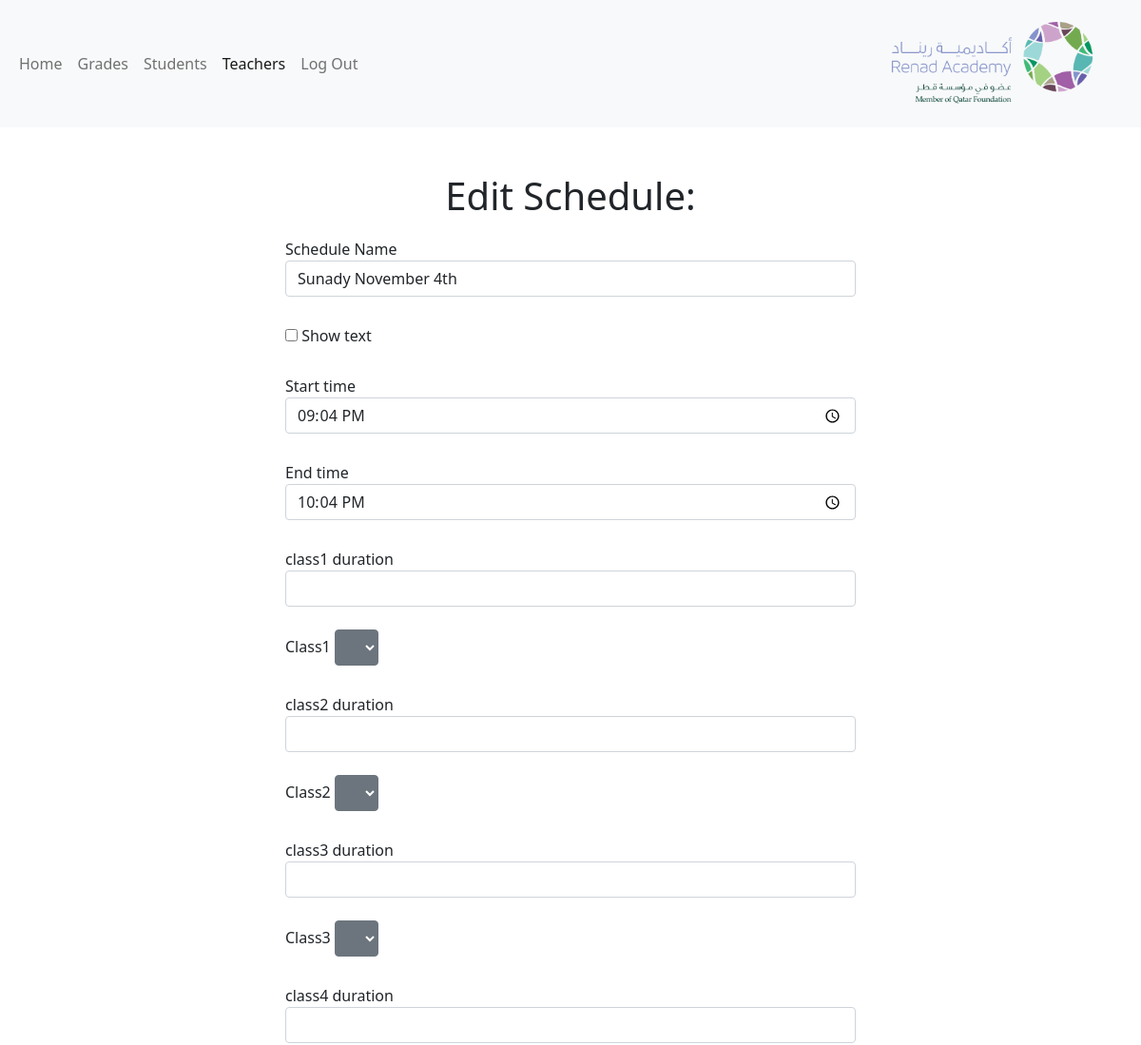
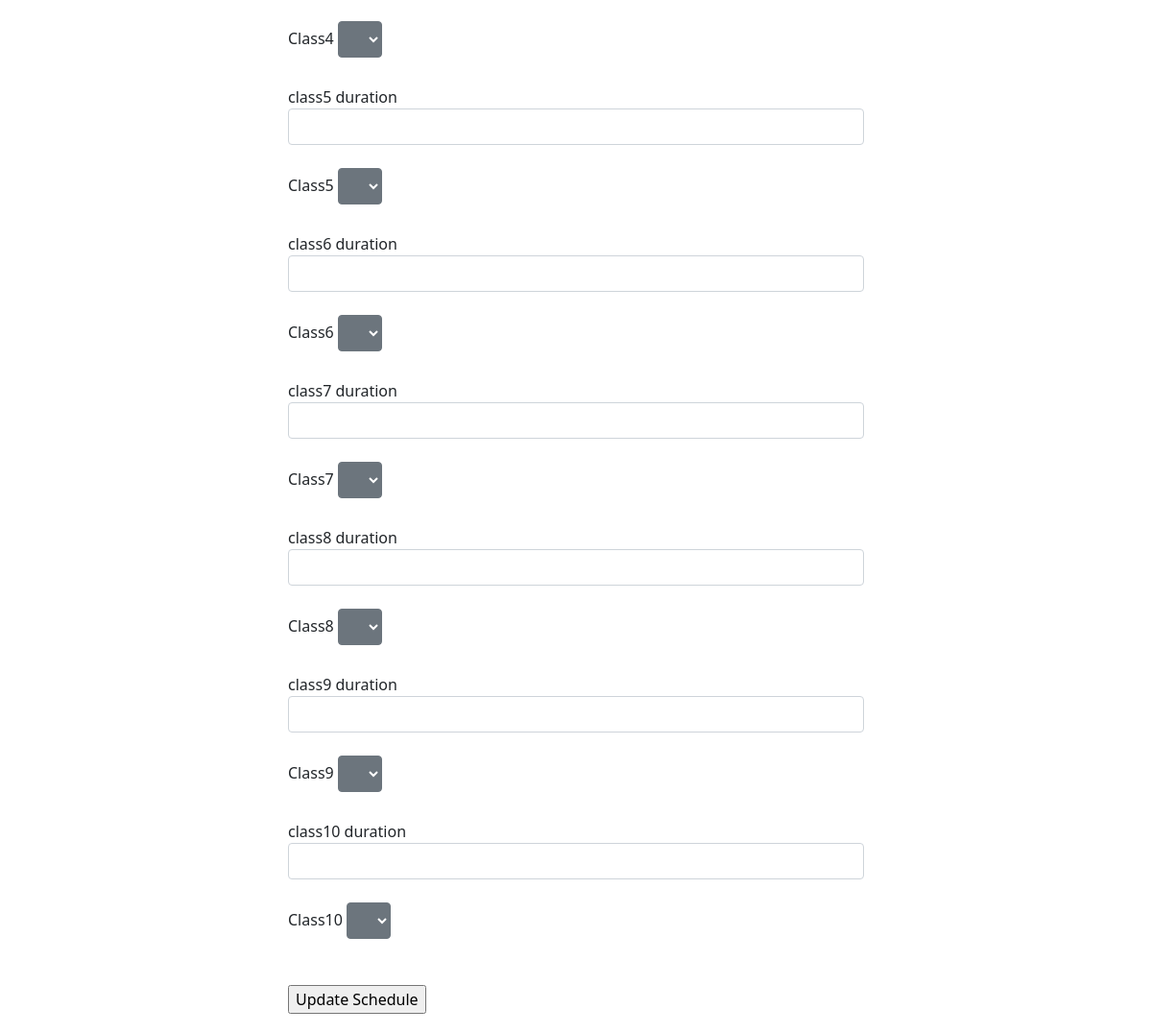
/edit_schedule_admin.php?id=65 (signed in), run on the app's committed database (2 pictures, top to bottom).
### tables this page shows
CREATE TABLE `SCHEDULE` (
  `ID` int(11) NOT NULL,
  `Schedule_name` varchar(255) DEFAULT NULL,
  `Created_by` varchar(200) NOT NULL,
  `show_text` tinyint(1) NOT NULL,
  `start_time` time DEFAULT NULL,
  `end_time` time DEFAULT NULL,
  `class1` int(11) NOT NULL,
  `class_duration1` int(11) DEFAULT NULL,
  `class2` int(11) DEFAULT NULL,
  `class_duration2` int(11) DEFAULT NULL,
  `class3` int(11) DEFAULT NULL,
  `class_duration3` int(11) DEFAULT NULL,
  `class4` int(11) DEFAULT NULL,
  `class_duration4` int(11) DEFAULT NULL,
  `class5` int(11) DEFAULT NULL,
  `class_duration5` int(11) DEFAULT NULL,
  `class6` int(11) DEFAULT NULL,
  `class_duration6` int(11) DEFAULT NULL,
  `class7` int(11) DEFAULT NULL,
  `class_duration7` int(11) DEFAULT NULL,
  `class8` int(11) DEFAULT NULL,
  `class_duration8` int(11) DEFAULT NULL,
  `class9` int(11) DEFAULT NULL,
  `class_duration9` int(11) DEFAULT NULL,
  `class10` int(11) DEFAULT NULL,
  `class_duration10` int(11) DEFAULT NULL
);

### edit_schedule_admin.php (the view, shortened to what this page needs)
<?php
$servername = "isproject.org";
$username = "RenadAcademy";
$password = "RahafSaraMahaAlnada";
$dbname = "RENAD_ACADEMY";
$conn = new mysqli($servername, $username, $password, $dbname);
?>
<html>
<head>
  <link href="https://cdn.jsdelivr.net/npm/bootstrap@5.1.1/dist/css/bootstrap.min.css" rel="stylesheet">
    <link rel="stylesheet"
        type="text/css"
        href="scheduleuploadstyle.css" />
</head>
<body>
<nav class="navbar navbar-expand-sm bg-light navbar-light">
        <div class="container-fluid">
          <ul class="navbar-nav">
            <li class="nav-item">
              <a class="nav-link" href="admin_homepage.php">Home</a>
            </li>
           <li class="nav-item">
              <a class="nav-link" href="gradeslist.php">Grades</a>
            </li>
            <li class="nav-item">
              <a class="nav-link" href="studentslist.php">Students</a>
            </li>
            <li class="nav-item">
              <a class="nav-link active" href="teacherslist.php">Teachers</a>
            </li>
            <li class="nav-item">
              <a class="nav-link" href="admin_login.php">Log Out</a>
            </li>
          </ul>
          <a class="navbar-brand" href="admin_homepage.php">
            <img src="renad_logo.png" alt="Avatar Logo" style="width:250px;" class="rounded-pill">
          </a>
        </div>
      </nav>
      <br>
      <br>
      <h1 align="center">
          Edit Schedule:
      </h1>
<?PHP
$sql_get_info = "SELECT * FROM SCHEDULE WHERE ID = $_GET[id]";
$result_get_info = $conn->query($sql_get_info);
$classes = array();
$classDuration = array();
if ($result_get_info->num_rows > 0) {
    while($row = $result_get_info->fetch_assoc()){
        $name = $row['Schedule_name'];
        $start_time = $row['start_time'];
        $end_time = $row['end_time'];
        for ($i = 1; $i < 11; $i++){
            $current = 'class'.$i;
            $duration = 'class'.$i.'_duration';
            array_push($classes,$row[$current]);
            array_push($classDuration,$row[$duration]);
        }
    }
}
?>
    <form action="set_update_schedule.php"
          method="post">
  <div class="form-group">
    <label for="schedule_name">Schedule Name</label>
    <?php
    echo "<input type='test' class='form-control' name='schedule_name' placeholder='Sunday's schedule' value='".$name."'>";
    ?>
  </div>
  <div class="form-group">
      <br>
      <input type="checkbox" name="show_text" name="show_text" value="Show Text" required >
      <label for="show_text">Show text</label><br>
      <br>
  </div>
  <div class="form-group">
    <label for="start_time">Start time</label>
    <?php
    echo '<input type="time" class="form-control" required name="start_time" value="'.$start_time.'">';
    ?>
    <br>
  </div>
   <div class="form-group">
    <label for="end_time">End time</label>
    <?php
    echo '<input type="time" class="form-control" required name="end_time" value="'.$end_time.'">';
    ?>
    <br>
  </div>
 <?php
        $i = 1;
        while($i < 11){
            echo '
            <div class="dropdown">
            <labe for="class'.$i.'duration"> class'.$i.' duration </lable>
                <input type="number" class="form-control" name="class'.$i.'duration" value="'.$classDuration[$i-1].'">
                <br>
            <label for="class'.$i.'">Class'.$i.'</label>
            <select class="btn btn-secondary dropdown-toggle" type="button" name="class'.$i.'" data-bs-toggle="dropdown" aria-expanded="false" >
   <ul class="dropdown-menu" aria-labelledby="dropdownMenuButton1">';
            for ($x = 0; $x <= count($subjects); $x++){
                echo '<option>'.$subjects[$x].'</option>';
            }
            $i+=1;
            echo '</ul>
            </select>
        </div>
        <br>';
        }
 ?>
 <br>
  <input type="submit" class="btn-outline-lg" value="Update Schedule">
</form>
</body>
</html>

### scheduleuploadstyle.css (style rules this page uses)
form { width: 50%; margin: 20px auto; }
form div { margin-top: 5px; }

### data on the page
schedule: schedule_name "Sunady November 4th", start_time "21:04:00", end_time "22:04:00"
